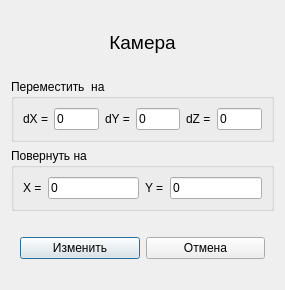
<?xml version="1.0" encoding="UTF-8"?>
<ui version="4.0">
 <class>CameraDialog</class>
 <widget class="QDialog" name="CameraDialog">
  <property name="geometry">
   <rect>
    <x>0</x>
    <y>0</y>
    <width>285</width>
    <height>290</height>
   </rect>
  </property>
  <property name="windowTitle">
   <string>Камера</string>
  </property>
  <layout class="QVBoxLayout" name="verticalLayout">
   <item>
    <widget class="QLabel" name="label">
     <property name="font">
      <font>
       <pointsize>14</pointsize>
      </font>
     </property>
     <property name="text">
      <string>Камера</string>
     </property>
     <property name="alignment">
      <set>Qt::AlignCenter</set>
     </property>
    </widget>
   </item>
   <item>
    <widget class="QGroupBox" name="cameraMoveGroupBox">
     <property name="title">
      <string>Переместить  на</string>
     </property>
     <layout class="QHBoxLayout" name="horizontalLayout_3">
      <item>
       <widget class="QLabel" name="xLabel">
        <property name="text">
         <string>dX =</string>
        </property>
       </widget>
      </item>
      <item>
       <widget class="QLineEdit" name="xLineEdit">
        <property name="text">
         <string>0</string>
        </property>
       </widget>
      </item>
      <item>
       <widget class="QLabel" name="yLabel">
        <property name="text">
         <string>dY =</string>
        </property>
       </widget>
      </item>
      <item>
       <widget class="QLineEdit" name="yLineEdit">
        <property name="text">
         <string>0</string>
        </property>
       </widget>
      </item>
      <item>
       <widget class="QLabel" name="zLabel">
        <property name="text">
         <string>dZ =</string>
        </property>
       </widget>
      </item>
      <item>
       <widget class="QLineEdit" name="zLineEdit">
        <property name="text">
         <string>0</string>
        </property>
       </widget>
      </item>
     </layout>
    </widget>
   </item>
   <item>
    <widget class="QGroupBox" name="cameraRotateGroupBox">
     <property name="title">
      <string>Повернуть на</string>
     </property>
     <layout class="QHBoxLayout" name="horizontalLayout_4">
      <item>
       <widget class="QLabel" name="xRotateLabel">
        <property name="text">
         <string>X =</string>
        </property>
       </widget>
      </item>
      <item>
       <widget class="QLineEdit" name="xRotateLineEdit">
        <property name="text">
         <string>0</string>
        </property>
       </widget>
      </item>
      <item>
       <widget class="QLabel" name="yRotateLabel">
        <property name="text">
         <string>Y =</string>
        </property>
       </widget>
      </item>
      <item>
       <widget class="QLineEdit" name="yRotateLineEdit">
        <property name="text">
         <string>0</string>
        </property>
       </widget>
      </item>
     </layout>
    </widget>
   </item>
   <item>
    <widget class="QWidget" name="widget" native="true">
     <layout class="QHBoxLayout" name="horizontalLayout">
      <item>
       <widget class="QPushButton" name="changePushButton">
        <property name="text">
         <string>Изменить</string>
        </property>
       </widget>
      </item>
      <item>
       <widget class="QPushButton" name="canselPushButton">
        <property name="text">
         <string>Отмена</string>
        </property>
       </widget>
      </item>
     </layout>
    </widget>
   </item>
  </layout>
 </widget>
 <resources/>
 <connections/>
</ui>
